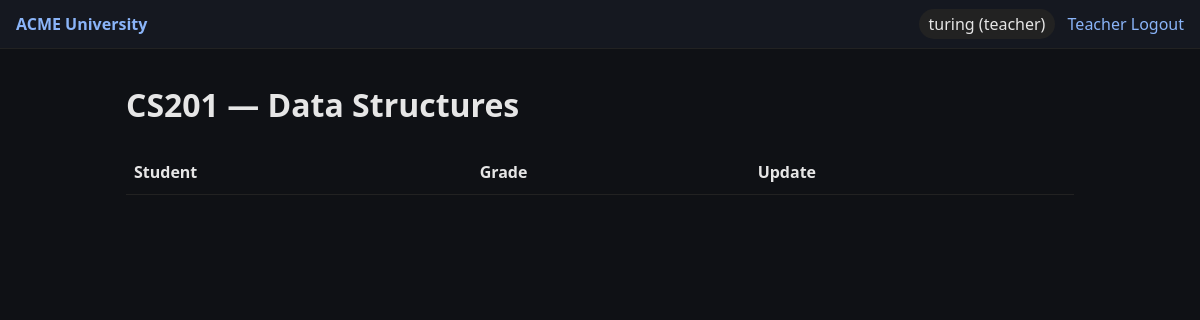
The page /teacher/course/2 (signed in) on the database as committed earlier.
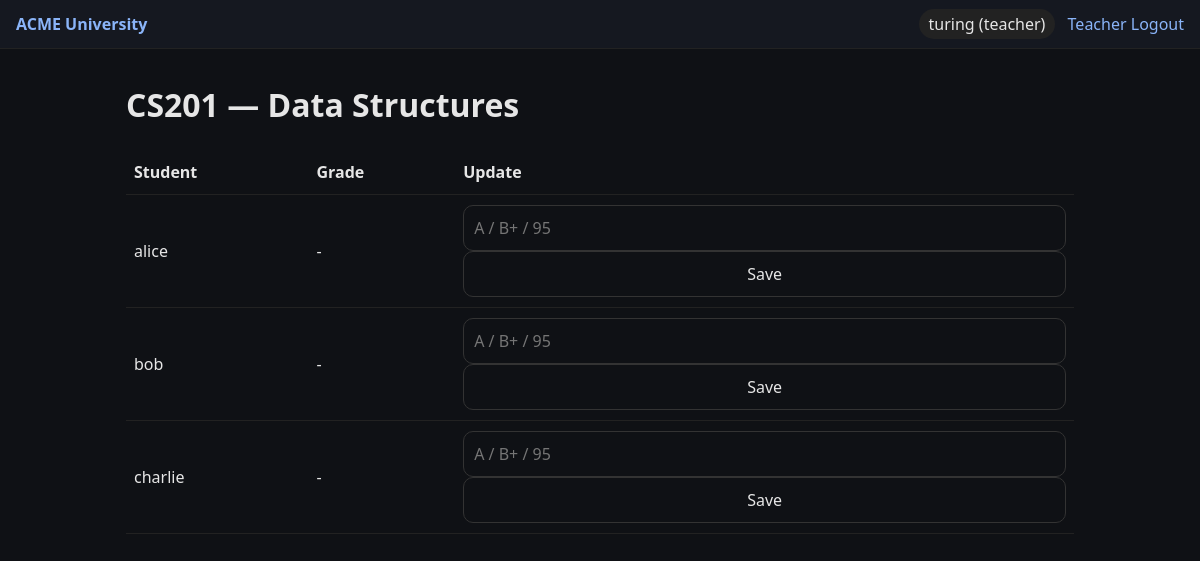
The same page on the database as committed later.
### models.py (models this page shows, shortened)
class Enrollment(db.Model):
    id = db.Column(db.Integer, primary_key=True)
    student_id = db.Column(db.Integer, db.ForeignKey('user.id'), nullable=False)
    course_id = db.Column(db.Integer, db.ForeignKey('course.id'), nullable=False)
    grade = db.Column(db.String(5))
    student = db.relationship('User', foreign_keys=[student_id])
    course = db.relationship('Course', foreign_keys=[course_id])
    __table_args__ = (UniqueConstraint('student_id', 'course_id', name='uq_student_course'),)

class User(db.Model, UserMixin):
    id = db.Column(db.Integer, primary_key=True)
    username = db.Column(db.String(80), unique=True, nullable=False)
    password_hash = db.Column(db.String(128), nullable=False)
    role = db.Column(db.String(20), nullable=False)

### teacher_routes.py (the view)
@teacher_bp.route('/course/<int:course_id>')
@login_required
@roles_required('teacher', 'admin')
def course(course_id):
    if not owns_course_or_admin(course_id):
        abort(403)
    course_obj = Course.query.get_or_404(course_id)
    roster = Enrollment.query.filter_by(course_id=course_id).all()
    return render_template('teacher_course.html', course=course_obj, roster=roster)

### models.py (called while the page is built)
@login_manager.user_loader
def load_user(user_id):
    return User.query.get(int(user_id)) if user_id else None

### templates/teacher_course.html (shortened to what this page needs)
{% extends 'base.html' %}{% block content %}
<h1>{{ course.code }} — {{ course.title }}</h1>
<table>
<thead><tr><th>Student</th><th>Grade</th><th>Update</th></tr></thead><tbody>
{% for e in roster %}
<tr>
  <td>{{ e.student.username }}</td>
  <td>{{ e.grade or '-' }}</td>
  <td>
    <form method='post' action='{{ url_for('teacher.grade', course_id=course.id) }}'>
      <input name='grade' value='{{ e.grade or '' }}' placeholder='A / B+ / 95'>
      <button type='submit'>Save</button>
    </form>
  </td>
</tr>
{% endfor %}
</tbody></table>
{% endblock %}

Rows that differ between the two databases and show on the page:
added Enrollment: student.username "alice", grade "-"
added Enrollment: student.username "bob", grade "-"
added Enrollment: student.username "charlie", grade "-"
